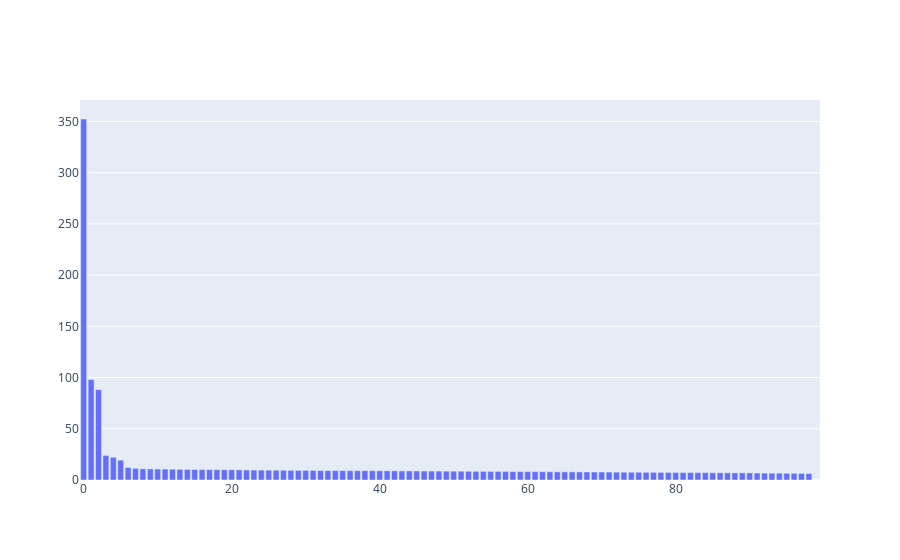

Here is the notebook cell this chart was saved with:
### Markdown cell above
2. Standardize the 2nd cluster

### Code cell
# subtract the mean
c2_meanzero = c2 - np.mean(c2, axis=1, keepdims=True)
# divide by the standard deviation
c2_std = c2_meanzero/np.std(c2_meanzero, axis=1, keepdims=True)
# SVD
U, S, VT = np.linalg.svd(c2_std, full_matrices=False)

# make a figure showing the singular values
svd_figure = pgo.Figure([pgo.Bar(x=np.arange(len(S)), y=S)])
svd_figure.show()
